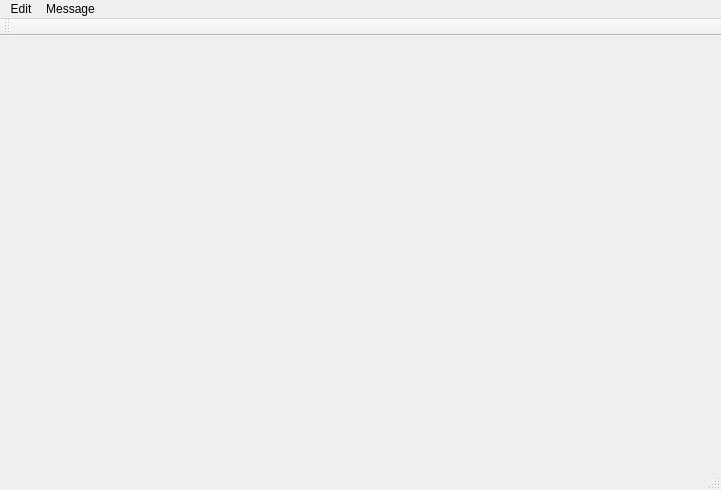
<?xml version="1.0" encoding="UTF-8"?>
<ui version="4.0">
 <class>MainWindow</class>
 <widget class="QMainWindow" name="MainWindow">
  <property name="geometry">
   <rect>
    <x>0</x>
    <y>0</y>
    <width>721</width>
    <height>490</height>
   </rect>
  </property>
  <property name="windowTitle">
   <string>MainWindow</string>
  </property>
  <widget class="QWidget" name="centralWidget">
   <layout class="QVBoxLayout" name="verticalLayout">
    <item>
     <layout class="QHBoxLayout" name="horizontalLayout"/>
    </item>
   </layout>
  </widget>
  <widget class="QMenuBar" name="menuBar">
   <property name="geometry">
    <rect>
     <x>0</x>
     <y>0</y>
     <width>721</width>
     <height>20</height>
    </rect>
   </property>
   <widget class="QMenu" name="menuEdit">
    <property name="title">
     <string>Edit</string>
    </property>
    <addaction name="actionAccount_Settings"/>
   </widget>
   <widget class="QMenu" name="menuMessage">
    <property name="title">
     <string>Message</string>
    </property>
    <addaction name="actionNew_Message"/>
   </widget>
   <addaction name="menuEdit"/>
   <addaction name="menuMessage"/>
  </widget>
  <widget class="QToolBar" name="mainToolBar">
   <attribute name="toolBarArea">
    <enum>TopToolBarArea</enum>
   </attribute>
   <attribute name="toolBarBreak">
    <bool>false</bool>
   </attribute>
  </widget>
  <widget class="QStatusBar" name="statusBar"/>
  <action name="actionAccount_Settings">
   <property name="text">
    <string>Account Settings</string>
   </property>
  </action>
  <action name="actionNew_Message">
   <property name="text">
    <string>New Message</string>
   </property>
  </action>
 </widget>
 <layoutdefault spacing="6" margin="11"/>
 <resources/>
 <connections/>
</ui>
